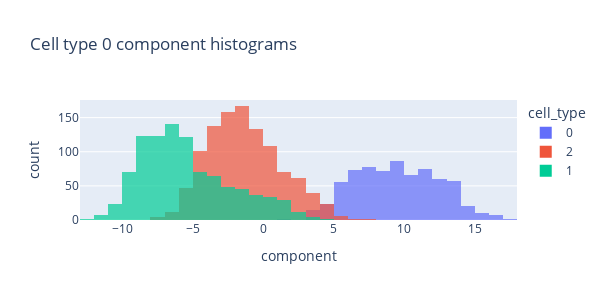

Notebook code cell kept with this figure:
### Markdown cell above
Looks like the first component nicely separates the cells in the given type from the others.
- Cell type 0 components just happen to separate all three types radially quite nicely?

Could also just plot type histograms if only the top component is important.

### Code cell
for c in range(n_cell_types):

    vals, vecs = torch.linalg.eigh(b[c])
    vals = vals.flip([0])
    vecs = vecs.flip([1])

    adata.obsm["X_Q"] = adata.X @ vecs[:, :3].numpy()  # project into component space

    hist_df = pd.DataFrame({
        "component": adata.obsm["X_Q"][:, 0],
        "cell_type": adata.obs["cell_type"]
    })
    
    fig = px.histogram(
        hist_df,
        x="component",
        color="cell_type",
        title=f"Cell type {c} component histograms",
        opacity=0.7,
        nbins=30,
        barmode="overlay",
        width=600,
        height=300,
    )
    fig.show()

### Figure 1 — Plotly figure (JSON) as saved in the notebook; plotly's stock layout.template omitted (floating-point values rounded to 4 significant figures; data arrays with more than 128 entries replaced by an {"elided": "..."} marker saying what was removed)
{"data": [{"bingroup": "x", "hovertemplate": "cell_type=0<br>component=%{x}<br>count=%{y}<extra></extra>", "legendgroup": "0", "marker": {"color": "#636efa", "opacity": 0.7, "pattern": {"shape": ""}}, "name": "0", "nbinsx": 30, "orientation": "v", "showlegend": true, "type": "histogram", "x": {"elided": "700 float values"}, "xaxis": "x", "yaxis": "y"}, {"bingroup": "x", "hovertemplate": "cell_type=2<br>component=%{x}<br>count=%{y}<extra></extra>", "legendgroup": "2", "marker": {"color": "#EF553B", "opacity": 0.7, "pattern": {"shape": ""}}, "name": "2", "nbinsx": 30, "orientation": "v", "showlegend": true, "type": "histogram", "x": {"elided": "1072 float values"}, "xaxis": "x", "yaxis": "y"}, {"bingroup": "x", "hovertemplate": "cell_type=1<br>component=%{x}<br>count=%{y}<extra></extra>", "legendgroup": "1", "marker": {"color": "#00cc96", "opacity": 0.7, "pattern": {"shape": ""}}, "name": "1", "nbinsx": 30, "orientation": "v", "showlegend": true, "type": "histogram", "x": {"elided": "958 float values"}, "xaxis": "x", "yaxis": "y"}], "layout": {"barmode": "overlay", "height": 300, "legend": {"title": {"text": "cell_type"}, "tracegroupgap": 0}, "title": {"text": "Cell type 0 component histograms"}, "width": 600, "xaxis": {"anchor": "y", "domain": [0, 1], "title": {"text": "component"}}, "yaxis": {"anchor": "x", "domain": [0, 1], "title": {"text": "count"}}}}
